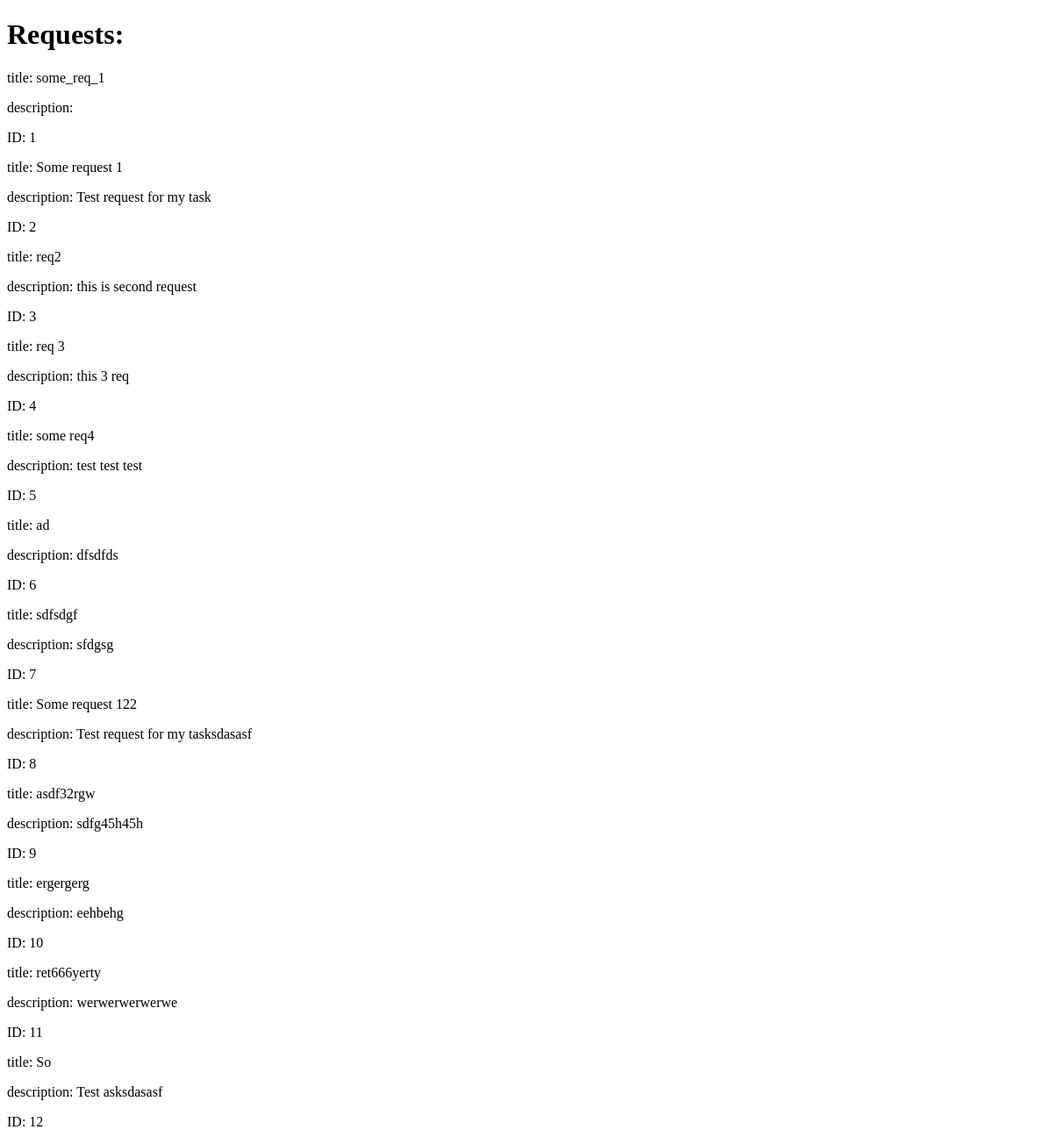
The app's page /requests/, older data.
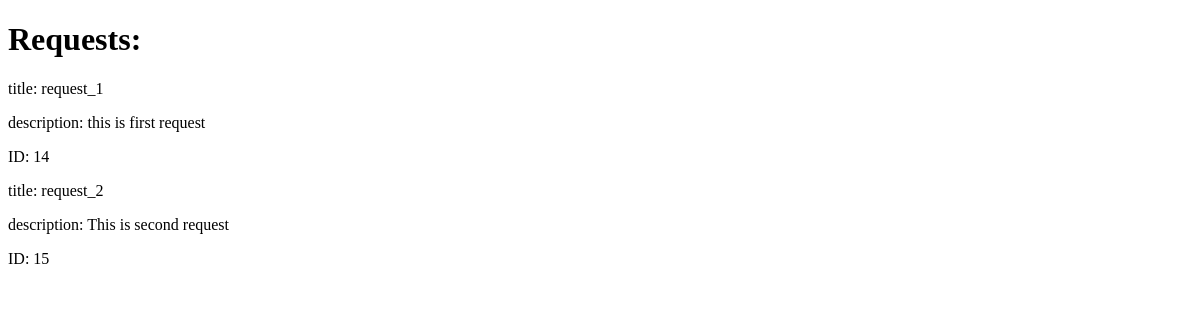
The same page, newer data.
### nekta_requests/models.py (models this page shows, shortened)
class Request(models.Model):
    title = models.CharField(max_length=100)
    description = models.TextField(null=False, blank=True)
    created_at = models.DateTimeField(auto_now_add=True)
    user = models.ForeignKey(User, on_delete=models.PROTECT)

### nekta_requests/views.py (the view)
# urls.py: path('requests/', viewing_request, name='requests'),
def viewing_request(request: HttpRequest) -> HttpResponse:
    context = {
        'requests': Request.objects.all(),
    }
    return render(request, 'nekta_requests/viewing_requests.html', context=context)

### nekta_requests/templates/nekta_requests/viewing_requests.html (shortened to what this page needs)
{% extends 'nekta_requests/base.html' %}
{% block body %}
    <h1>Requests:</h1>
    {% if requests %}
    <div>
        {% for request in requests %}
        <div>
            <p>title: {{ request.title }}</p>
            <p>description: {{ request.description }}</p>
            <p>ID: {{request.pk}} </p>
        </div>
        {% endfor %}
    </div>
    {% else %}
    <h3>Not requests yet</h3>
    {% endif %}
{% endblock %}

### nekta_requests/templates/nekta_requests/base.html (shortened to what this page needs)
<!DOCTYPE html>
<html lang="en">
<head>
</head>
<body>
<div>
{% block body %}{% endblock %}
</div>
</body>
</html>

Row changes from the older to the newer data that the page shows:
removed Request: title "some_req_1", pk "1"
removed Request: title "Some request 1", description "Test request for my task", pk "2"
removed Request: title "req2", description "this is second request", pk "3"
removed Request: title "req 3", description "this 3 req", pk "4"
removed Request: title "some req4", description "test test test", pk "5"
removed Request: title "ad", description "dfsdfds", pk "6"
removed Request: title "sdfsdgf", description "sfdgsg", pk "7"
removed Request: title "Some request 122", description "Test request for my tasksdasasf", pk "8"
removed Request: title "asdf32rgw", description "sdfg45h45h", pk "9"
removed Request: title "ergergerg", description "eehbehg", pk "10"
removed Request: title "ret666yerty", description "werwerwerwerwe", pk "11"
removed Request: title "So", description "Test asksdasasf", pk "12"
added Request: title "request_1", description "this is first request", pk "14"
added Request: title "request_2", description "This is second request", pk "15"
